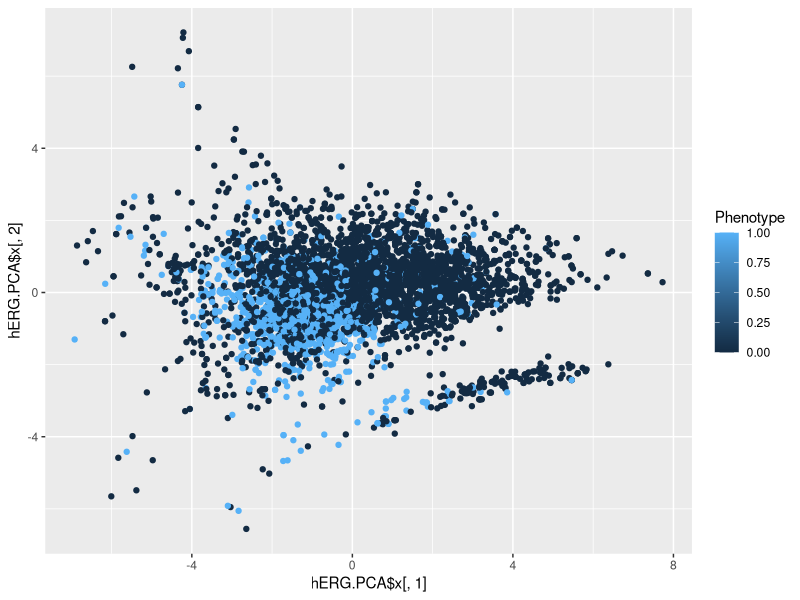
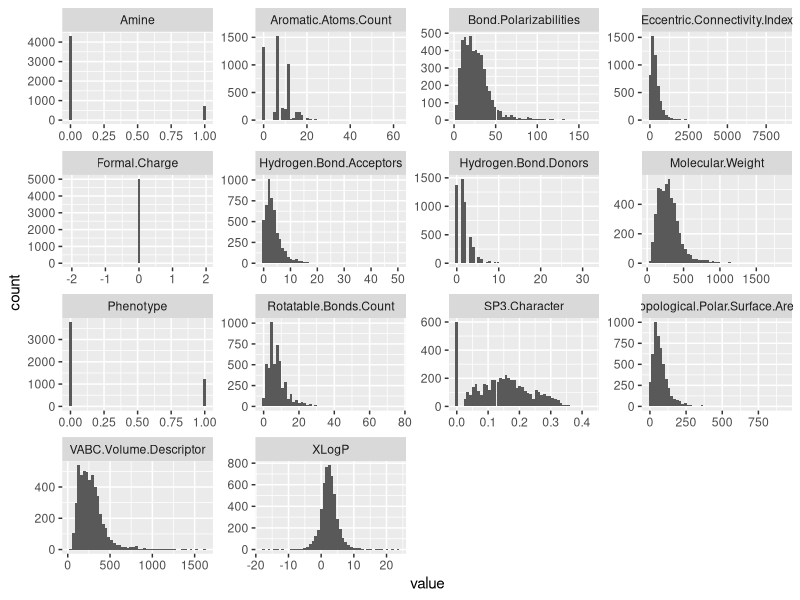
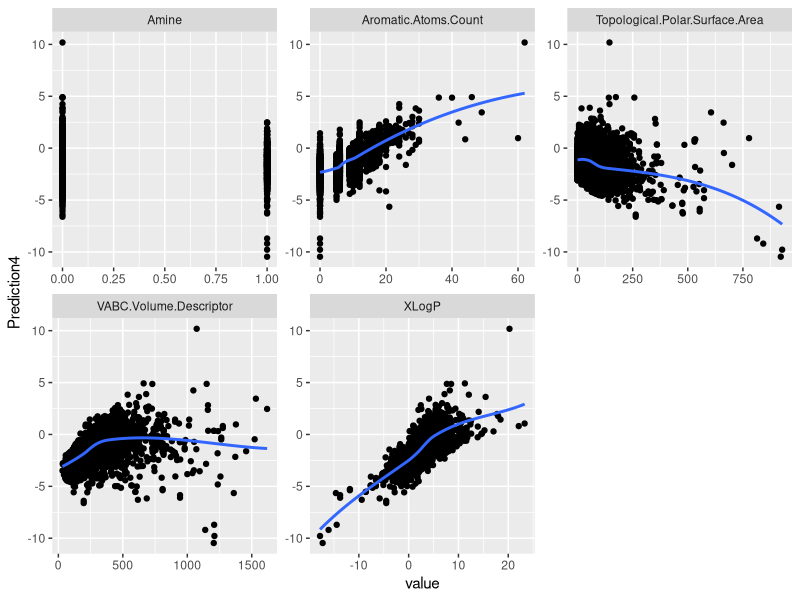

R code for these plots, in order:
## ---- chunk 1
knitr::opts_chunk$set(echo = TRUE)
set.seed(18438)

require(ggplot2)
require(dplyr)
require(tidyr)
## ---- chunk 2
# import the hERG dataset
hERG <- read.csv("hERG_descriptors.csv")

# remove Score and activators
hERG <-  filter(hERG, !Phenotype == "Activator") %>% select(-Score, -SubstanceID, -SMILES, -Outcome)

# convert potency to pIC50, replace NA with 0
hERG <- mutate(hERG, Potency = -1 * log(Potency * 1e-6, base = 10))
hERG <- mutate(hERG, Potency = case_when(is.na(Potency) ~ 0, !is.na(Potency) ~ Potency))

# re-encode phenotype as success/fail
hERG <- mutate(hERG, Phenotype = case_when(Phenotype == "Inactive" ~ 0, Phenotype == "Inhibitor" ~ 1))
## ---- chunk 3
## plot observed hERG activity as a function of the chemical space

# generate principle components from the major numeric descriptors
# log transform predictors where necessary to get closer to normal
hERG.PCA <- prcomp(formula = ~ log(Bond.Polarizabilities) + log(VABC.Volume.Descriptor) + log(Topological.Polar.Surface.Area + 1) + log(Molecular.Weight) + XLogP + log(Eccentric.Connectivity.Index), data = hERG, center = TRUE, scale. = TRUE)

# plot the chemical space using the principle components, color by activity score
chemspace <- ggplot(data = hERG) + geom_point(aes(x = hERG.PCA$x[,1], y = hERG.PCA$x[,2], color = Phenotype))

# show plot
chemspace
## ---- chunk 4
# plot histograms for each of the explanatory variables in the hERG dataset
ggplot(data = (select(hERG, -Potency) %>% gather(key, value))) + facet_wrap(~ key, scale = "free") + geom_histogram(aes(value), bins = 50)
## ---- chunk 5
# fit a logistic regression for phenotype as a function of all other variables
glm.v1 <- glm(Phenotype ~ ., data = select(hERG, -Potency), family = binomial)

# output a summary
summary(glm.v1)
## ---- chunk 6
# calculate VIF for the explanatory variables
car::vif(glm.v1)
## ---- chunk 7
# remove variables and refit
glm.v2 <- glm(Phenotype ~ Aromatic.Atoms.Count + Bond.Polarizabilities + VABC.Volume.Descriptor + Hydrogen.Bond.Acceptors + Topological.Polar.Surface.Area + XLogP + SP3.Character + Eccentric.Connectivity.Index + Amine, data = select(hERG, -Potency), family = binomial)

# output a summary
summary(glm.v2)
## ---- chunk 8
# calculate VIF for the explanatory variables
car::vif(glm.v2)
## ---- chunk 9
# remove variables and refit
glm.v3 <- glm(Phenotype ~ Aromatic.Atoms.Count + VABC.Volume.Descriptor + Topological.Polar.Surface.Area + XLogP + SP3.Character + Eccentric.Connectivity.Index + Amine, data = select(hERG, -Potency), family = binomial)

# output a summary
summary(glm.v3)
## ---- chunk 10
# calculate VIF for the explanatory variables
car::vif(glm.v3)
## ---- chunk 11
# remove variables and refit
glm.v4 <- glm(Phenotype ~ Aromatic.Atoms.Count + VABC.Volume.Descriptor + Topological.Polar.Surface.Area + XLogP + Amine, data = select(hERG, -Potency), family = binomial)

# output a summary
summary(glm.v4)
## ---- chunk 12
# calculate BIC for the fitted models
BIC(glm.v1, glm.v2, glm.v3, glm.v4)
## ---- chunk 13
## cross-validation for the intermediate models

# ten-fold partition the hERG dataset
logit.folds <- caret::createFolds(hERG$Phenotype, k = 10)

# add new columns to hERG to hold predictions
hERG$Prediction1 <- NA
hERG$Prediction2 <- NA
hERG$Prediction3 <- NA
hERG$Prediction4 <- NA

# define a restricted dataset to run regressions on
hERG.restict <- select(hERG, -Potency, -Prediction1, -Prediction2, -Prediction3, -Prediction4)

# perform ten-fold cross-validation on the three logistic regressions
for (i in 1:10) {
  # fit the models on the 9/10 sets
  glm1 <- glm(Phenotype ~ ., data = hERG.restict[-logit.folds[[i]], ], family = binomial)
  
  glm2 <- glm(Phenotype ~ Aromatic.Atoms.Count + Bond.Polarizabilities + VABC.Volume.Descriptor + Hydrogen.Bond.Acceptors + Topological.Polar.Surface.Area + XLogP + SP3.Character + Eccentric.Connectivity.Index + Amine, data = hERG.restict[-logit.folds[[i]], ], family = binomial)

  glm3 <- glm(Phenotype ~ Aromatic.Atoms.Count + VABC.Volume.Descriptor + Topological.Polar.Surface.Area + XLogP + SP3.Character + Eccentric.Connectivity.Index + Amine, data = hERG.restict[-logit.folds[[i]], ], family = binomial)
  
  glm4 <- glm(Phenotype ~ Aromatic.Atoms.Count + VABC.Volume.Descriptor + Topological.Polar.Surface.Area + XLogP + SP3.Character + Amine, data = hERG.restict[-logit.folds[[i]], ], family = binomial)

  # predict with the 1/10 sets
  glm1.pred <- predict(glm1, select(hERG, -Potency)[logit.folds[[i]], ])
  glm2.pred <- predict(glm2, select(hERG, -Potency)[logit.folds[[i]], ])
  glm3.pred <- predict(glm3, select(hERG, -Potency)[logit.folds[[i]], ])
  glm4.pred <- predict(glm4, select(hERG, -Potency)[logit.folds[[i]], ])

  # store predicted values back in hERG
  hERG[logit.folds[[i]], ] <- cbind(hERG[logit.folds[[i]], 1:15], glm1.pred, glm2.pred, glm3.pred, glm4.pred)
}

# calculate AUC
pROC::auc(response = hERG$Phenotype, predictor = hERG$Prediction1, threshold = 0.5)
pROC::auc(response = hERG$Phenotype, predictor = hERG$Prediction2, threshold = 0.5)
pROC::auc(response = hERG$Phenotype, predictor = hERG$Prediction3, threshold = 0.5)
pROC::auc(response = hERG$Phenotype, predictor = hERG$Prediction4, threshold = 0.5)
## ---- chunk 14
## plot terms versus logit(Phenotype)
# pull out the terms included in the glm.v4
glm.v4.terms <- names(glm.v4$coefficients)[2:length(glm.v4$coefficients)]

# plot each explanatory variable versus logit(Pr)
ggplot(data = hERG %>% select(Prediction4, glm.v4.terms) %>% gather("key", "value", -Prediction4), 
       aes(x = value, y = Prediction4)) + geom_point() + geom_smooth(method = "loess", se = FALSE) + 
  facet_wrap(~key, scales = "free")
## ---- chunk 15
## cross-validation for models with higher order terms

# ten-fold partition the hERG dataset
logit.folds <- caret::createFolds(hERG$Phenotype, k = 10)

# add new columns to hERG to hold predictions
hERG$Prediction5 <- NA

# define a restricted dataset to run regressions on
hERG.restict <- select(hERG, -Potency, -Prediction1, -Prediction2, -Prediction3, -Prediction4, -Prediction5)

# perform ten-fold cross-validation on the three logistic regressions
for (i in 1:10) {
  # fit the models on the 9/10 sets
  glm5 <- glm(Phenotype ~ Aromatic.Atoms.Count + VABC.Volume.Descriptor + I(VABC.Volume.Descriptor^2) + Topological.Polar.Surface.Area + I(Topological.Polar.Surface.Area^2) + XLogP + I(XLogP^3) + Amine, data = hERG.restict[-logit.folds[[i]], ], family = binomial)

  # predict with the 1/10 sets
  glm5.pred <- predict(glm5, select(hERG, -Potency)[logit.folds[[i]], ])

  # store predicted values back in hERG
  hERG[logit.folds[[i]], ] <- cbind(hERG[logit.folds[[i]], 1:19], glm5.pred)
}

# calculate AUC
pROC::auc(response = hERG$Phenotype, predictor = hERG$Prediction5, threshold = 0.5)
## ---- chunk 16
# fit the model with higher order terms added
glm.v5 <- glm(Phenotype ~ Aromatic.Atoms.Count + VABC.Volume.Descriptor + I(VABC.Volume.Descriptor^2) + Topological.Polar.Surface.Area + I(Topological.Polar.Surface.Area^2) + XLogP + I(XLogP^3) + Amine, data = select(hERG, -Potency), family = binomial)

# output a summary
summary(glm.v5)
